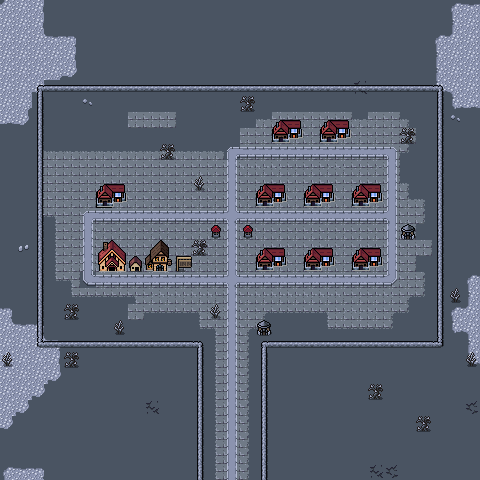

A level layout from a 2D game, rendered from its tile map. Below: a short description, then the map file with tile-grid data replaced by summaries:
An orthogonal 30x30 tile map with 16x16 px tiles, 4 tile layers (Background, Ground, Walls, Overlay), 2 tilesets and 5 objects.

<map version="1.10" tiledversion="1.10.1" orientation="orthogonal" renderorder="right-down" width="30" height="30" tilewidth="16" tileheight="16" infinite="0" nextlayerid="6" nextobjectid="59">
 <editorsettings>
  <export target="wastetown..tmx" format="tmx" />
 </editorsettings>
 <tileset firstgid="1" source="../../../../common/maps/tileset/main.tsx" />
 <tileset firstgid="10113" source="../../../../common/maps/tileset/buildings.tsx" />
 <layer id="1" name="Background" width="30" height="30">
  <data>[900 cells, 900 non-empty, 2 distinct tile ids]</data>
 </layer>
 <layer id="2" name="Ground" width="30" height="30">
  <data>[900 cells, 309 non-empty, 44 distinct tile ids]</data>
 </layer>
 <layer id="3" name="Walls" width="30" height="30">
  <properties>
   <property name="spriteLayer" type="bool" value="true" />
  </properties>
  <data>[900 cells, 136 non-empty, 17 distinct tile ids]</data>
 </layer>
 <layer id="5" name="Overlay" width="30" height="30">
  <data>[900 cells, 22 non-empty, 6 distinct tile ids]</data>
 </layer>
 <objectgroup id="4" name="Objects">
  <object id="38" template="../../../../common/maps/obj/entry_up.tx" x="204" y="368" width="56" height="16" />
  <object id="41" template="../../../../common/maps/obj/shop.tx" x="256" y="208">
   <properties>
    <property name="commonShopList" value="RioTownColorless" /><property name="noRestock" type="bool" value="false" /></properties>
  </object>
  <object id="47" template="../../../../common/maps/obj/inn.tx" x="150" y="273" />
  <object id="48" template="../../../../common/maps/obj/shop.tx" x="104" y="272">
   <properties>
    <property name="commonShopList" value="RioTownEquipment" /><property name="noRestock" type="bool" value="false" /></properties>
  </object>
  <object id="58" template="../../../../common/maps/obj/shop.tx" x="97" y="209">
   <properties>
    <property name="commonShopList" value="RioTownBooster" /><property name="noRestock" type="bool" value="false" /></properties>
  </object>
 </objectgroup>
</map>
